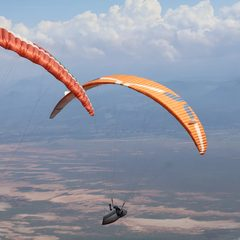
#> input picture assets/email/newsletter-2026-11/t1.jpg, 240 x 240 px, given in place of t1.jpg.jpg, which was not available
$ python dusk.py ../../assets/email/newsletter-2026-11/t1.jpg
#> lines starting #> are read from the running program, lines starting #| are printed output that depends on the picture
# "dusk" treatment: no blur; everything sinks into blue haze except the saturated wings
import sys,numpy as np,cv2
from PIL import Image
n=sys.argv[1]; rgb=np.asarray(Image.open(f'../cal/t6_{n}.jpg').convert('RGB')).astype(np.float32)/255; H,W=rgb.shape[:2]
#> after `H, W = rgb.shape[:2]`: H = 240; W = 240
mx=rgb.max(2); mn=rgb.min(2); sat=(mx-mn)/(mx+1e-4)
#> after `mx = rgb.max(2)`:
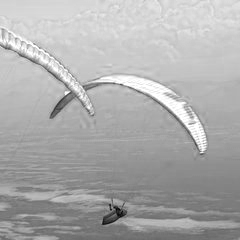
#> mx: shape (240, 240) float32; min 0.0157, max 1, mean 0.676
#> after `mn = rgb.min(2)`:
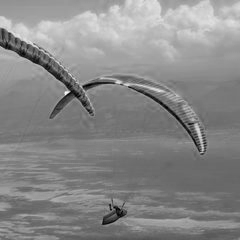
#> mn: shape (240, 240) float32; min 0, max 0.988, mean 0.534
#> after `sat = (mx - mn) / (mx + 0.0001)`:
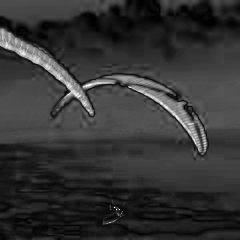
#> sat: shape (240, 240) float32; min 0, max 1, mean 0.205
w=np.clip((sat-0.30)/0.14,0,1)*np.clip((mx-0.40)/0.14,0,1)
w=cv2.GaussianBlur(cv2.dilate(w,np.ones((3,3),np.uint8)),(0,0),1.0)[...,None]
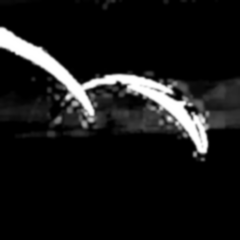
#> w: shape (240, 240, 1) float32; min 0, max 1, mean 0.0919
lum=(rgb@np.array([.299,.587,.114],np.float32))[...,None]
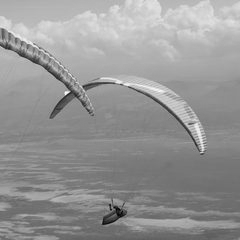
#> lum: shape (240, 240, 1) float32; min 0.00179, max 0.996, mean 0.588
bg=lum+(rgb-lum)*0.5; bg=np.clip(bg,0,1)**1.55*0.72*np.array([0.82,0.98,1.16],np.float32)
#> after `bg = np.clip(bg, 0, 1) ** 1.55 * 0.72 * np.array([0.82, 0.98, 1.16], n`:
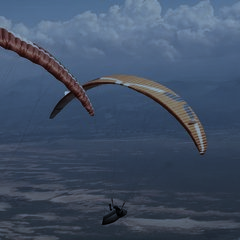
#> bg: shape (240, 240, 3) float32; mean R, G, B 0.258, 0.316, 0.402
fg=np.clip(lum+(rgb-lum)*1.25,0,1)
x=bg*(1-w)+fg*w
yy,xx=np.mgrid[0:H,0:W].astype(np.float32); r=np.sqrt(((xx-W*0.55)/W)**2+((yy-H*0.5)/H)**2)
x*=np.clip(1.1-0.8*r**1.6,0.5,1)[...,None]
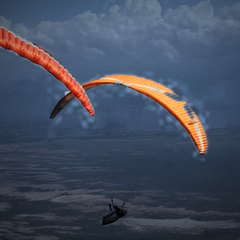
#> x: shape (240, 240, 3) float32; mean R, G, B 0.269, 0.304, 0.374
x=np.clip(x+np.random.default_rng(5).normal(0,0.010,(H,W,1)).astype(np.float32),0,1)
Image.fromarray((x*255+.5).astype(np.uint8)).save(f'../cal/t6_{n}_dusk.jpg',quality=94,subsampling=0)

$ run again, on assets/email/newsletter-2026-11/t2.jpg
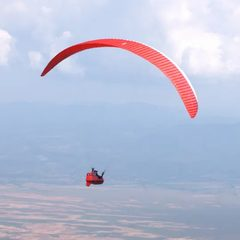
#> input picture assets/email/newsletter-2026-11/t2.jpg, 240 x 240 px, given in place of t2.jpg.jpg, which was not available
#> `lum=(rgb@np.array([.299,.587,.114],np.float32))[...,None]`:
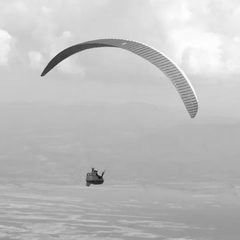
#> lum: shape (240, 240, 1) float32; min 0.0548, max 1, mean 0.75
#> `x*=np.clip(1.1-0.8*r**1.6,0.5,1)[...,None]`:
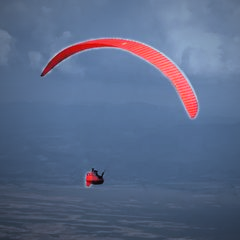
#> x: shape (240, 240, 3) float32; mean R, G, B 0.355, 0.417, 0.537

$ run again, on assets/email/newsletter-2026-11/t3.jpg
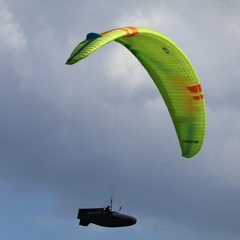
#> input picture assets/email/newsletter-2026-11/t3.jpg, 240 x 240 px, given in place of t3.jpg.jpg, which was not available
#> `lum=(rgb@np.array([.299,.587,.114],np.float32))[...,None]`:
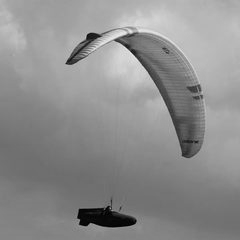
#> lum: shape (240, 240, 1) float32; min 0, max 0.925, mean 0.556
#> `x*=np.clip(1.1-0.8*r**1.6,0.5,1)[...,None]`:
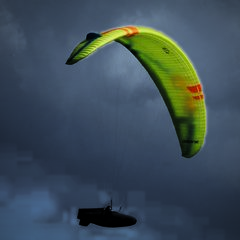
#> x: shape (240, 240, 3) float32; mean R, G, B 0.242, 0.307, 0.346
